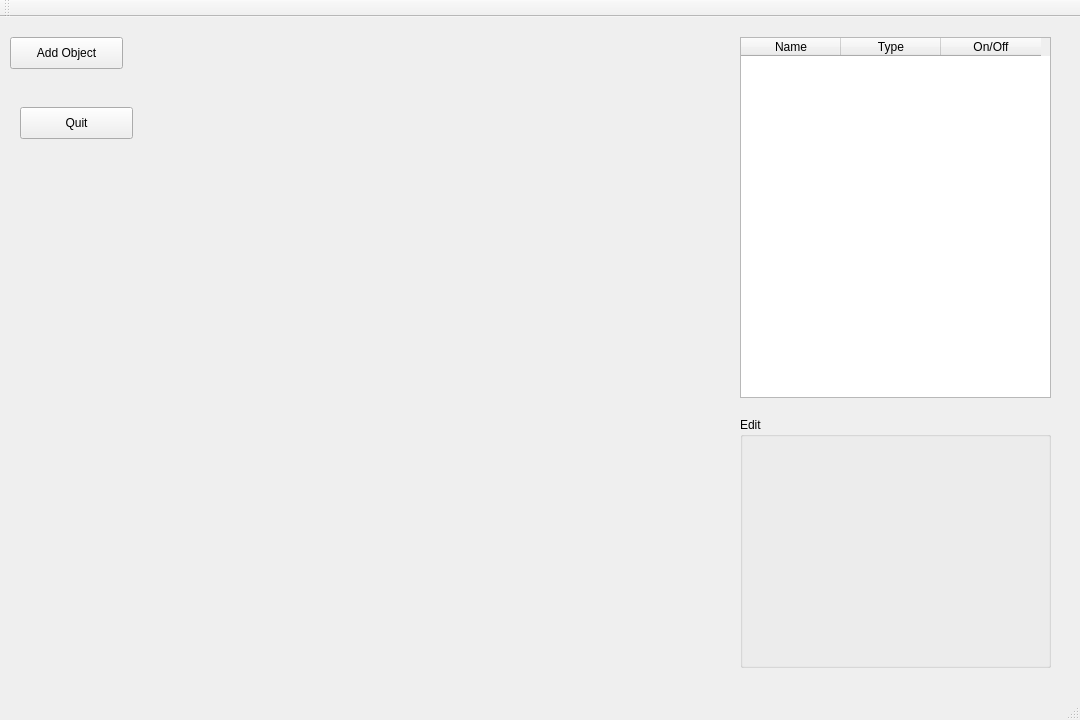
<?xml version="1.0" encoding="UTF-8"?>
<ui version="4.0">
 <class>MainWindow</class>
 <widget class="QMainWindow" name="MainWindow">
  <property name="windowModality">
   <enum>Qt::WindowModal</enum>
  </property>
  <property name="geometry">
   <rect>
    <x>0</x>
    <y>0</y>
    <width>1080</width>
    <height>720</height>
   </rect>
  </property>
  <property name="maximumSize">
   <size>
    <width>1080</width>
    <height>720</height>
   </size>
  </property>
  <property name="windowTitle">
   <string>Raytracer</string>
  </property>
  <widget class="QWidget" name="centralWidget">
   <widget class="QPushButton" name="pushButton">
    <property name="enabled">
     <bool>true</bool>
    </property>
    <property name="geometry">
     <rect>
      <x>20</x>
      <y>90</y>
      <width>113</width>
      <height>32</height>
     </rect>
    </property>
    <property name="maximumSize">
     <size>
      <width>1080</width>
      <height>720</height>
     </size>
    </property>
    <property name="text">
     <string>Quit</string>
    </property>
    <property name="autoDefault">
     <bool>false</bool>
    </property>
    <property name="default">
     <bool>false</bool>
    </property>
    <property name="flat">
     <bool>false</bool>
    </property>
   </widget>
   <widget class="QTableWidget" name="tableWidget">
    <property name="geometry">
     <rect>
      <x>1690</x>
      <y>70</y>
      <width>211</width>
      <height>281</height>
     </rect>
    </property>
    <property name="maximumSize">
     <size>
      <width>1080</width>
      <height>720</height>
     </size>
    </property>
    <column>
     <property name="text">
      <string>Name</string>
     </property>
    </column>
    <column>
     <property name="text">
      <string>Type</string>
     </property>
    </column>
   </widget>
   <widget class="QPushButton" name="pushButton_2">
    <property name="geometry">
     <rect>
      <x>10</x>
      <y>20</y>
      <width>113</width>
      <height>32</height>
     </rect>
    </property>
    <property name="maximumSize">
     <size>
      <width>1080</width>
      <height>720</height>
     </size>
    </property>
    <property name="text">
     <string>Add Object</string>
    </property>
   </widget>
   <widget class="QTableWidget" name="tableWidget_2">
    <property name="geometry">
     <rect>
      <x>740</x>
      <y>20</y>
      <width>311</width>
      <height>361</height>
     </rect>
    </property>
    <column>
     <property name="text">
      <string>Name</string>
     </property>
    </column>
    <column>
     <property name="text">
      <string>Type</string>
     </property>
    </column>
    <column>
     <property name="text">
      <string>On/Off</string>
     </property>
    </column>
   </widget>
   <widget class="QGroupBox" name="groupBox">
    <property name="geometry">
     <rect>
      <x>740</x>
      <y>400</y>
      <width>311</width>
      <height>251</height>
     </rect>
    </property>
    <property name="title">
     <string>Edit</string>
    </property>
   </widget>
  </widget>
  <widget class="QMenuBar" name="menuBar">
   <property name="geometry">
    <rect>
     <x>0</x>
     <y>0</y>
     <width>1080</width>
     <height>22</height>
    </rect>
   </property>
  </widget>
  <widget class="QToolBar" name="mainToolBar">
   <attribute name="toolBarArea">
    <enum>TopToolBarArea</enum>
   </attribute>
   <attribute name="toolBarBreak">
    <bool>false</bool>
   </attribute>
  </widget>
  <widget class="QStatusBar" name="statusBar"/>
  <action name="actionButtonQuit">
   <property name="text">
    <string>ButtonQuit</string>
   </property>
   <property name="shortcut">
    <string>Esc</string>
   </property>
  </action>
 </widget>
 <layoutdefault spacing="6" margin="11"/>
 <resources/>
 <connections>
  <connection>
   <sender>pushButton</sender>
   <signal>clicked()</signal>
   <receiver>MainWindow</receiver>
   <slot>CloseWindow()</slot>
   <hints>
    <hint type="sourcelabel">
     <x>132</x>
     <y>125</y>
    </hint>
    <hint type="destinationlabel">
     <x>358</x>
     <y>207</y>
    </hint>
   </hints>
  </connection>
  <connection>
   <sender>pushButton_2</sender>
   <signal>clicked()</signal>
   <receiver>MainWindow</receiver>
   <slot>show_pop()</slot>
   <hints>
    <hint type="sourcelabel">
     <x>99</x>
     <y>77</y>
    </hint>
    <hint type="destinationlabel">
     <x>420</x>
     <y>168</y>
    </hint>
   </hints>
  </connection>
 </connections>
 <slots>
  <slot>SousaEstPD(bool)</slot>
  <slot>CloseWindow()</slot>
  <slot>show_pop()</slot>
 </slots>
</ui>
